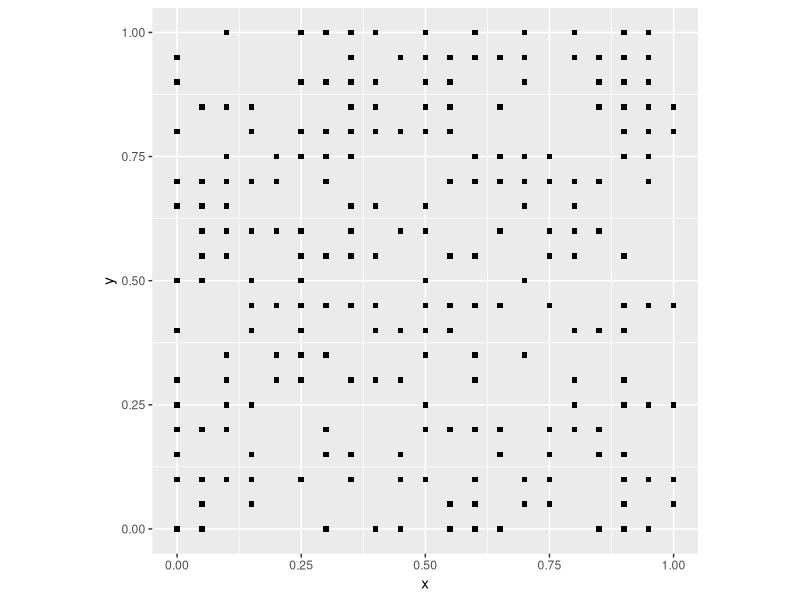
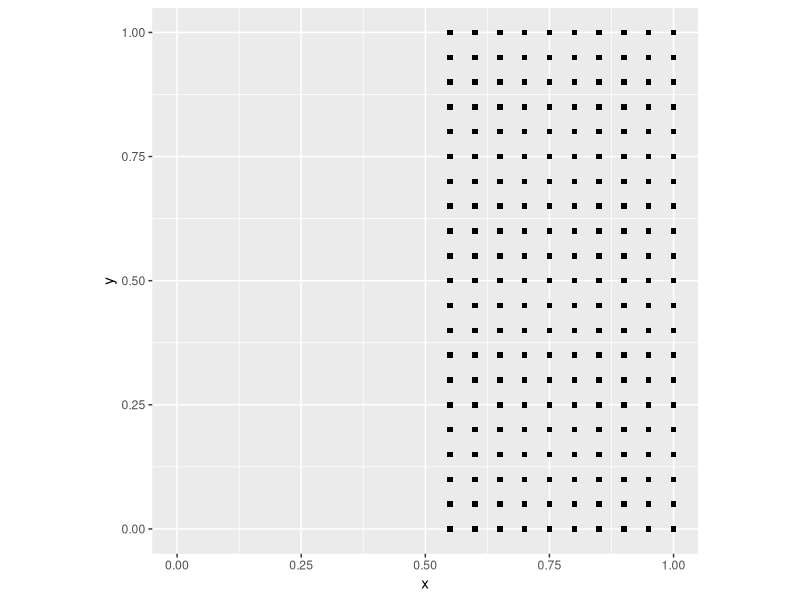
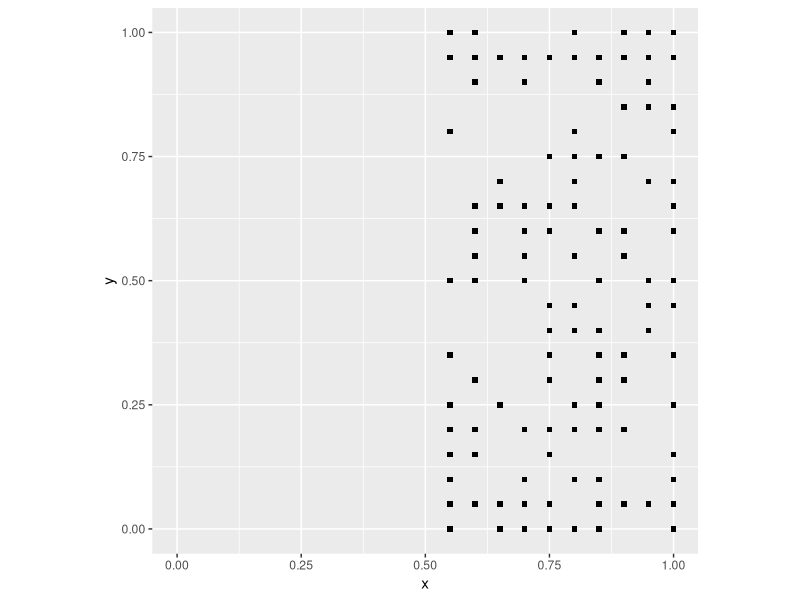

These figures' R source, in order:
## ---- chunk 1
rm(list = ls())
## ---- chunk 2
library(tidyverse)
## ---- chunk 3
coords <- expand.grid(x = seq(from = 0, to = 1, by = 0.05), y = seq(from = 0, to = 1, by = 0.05))
## ---- chunk 4
events <- rbinom(n = nrow(coords), size = 1, prob = 0.5)
null_pattern <- data.frame(coords, events)
ggplot() + 
  geom_point(data = subset(null_pattern, events == 1), aes(x = x, y = y), shape = 15) +
  coord_fixed()
## ---- chunk 5
deterministic_point_pattern <- coords
deterministic_point_pattern <- mutate(deterministic_point_pattern, events = round(x))
ggplot() + 
  geom_point(data = subset(deterministic_point_pattern, events == 1), aes(x = x, y = y), shape = 15) +
  xlim(0, 1) +
  coord_fixed()
## ---- chunk 6
stochastic_point_pattern <- coords
stochastic_point_pattern <- 
  mutate(stochastic_point_pattern, 
         events = round(x) - round(x) * rbinom(n = nrow(coords), size = 1, prob = 0.5))
ggplot() + 
  geom_point(data = subset(stochastic_point_pattern, events == 1), aes(x = x, y = y), shape = 15) +
  xlim(0, 1) +
  coord_fixed()
